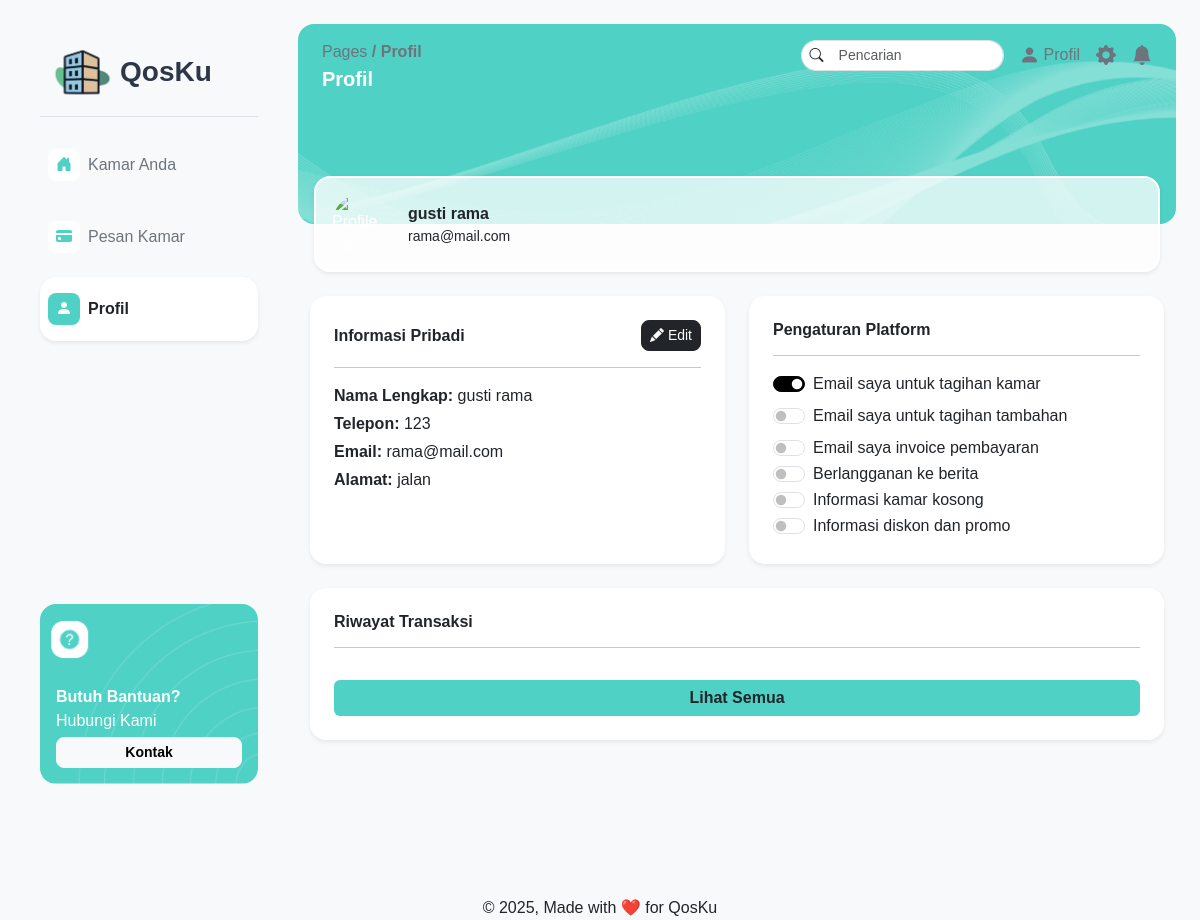
Screenshot of /pages/pelanggan/profil.php (signed in) with the database file from the repository.
### tables this page shows
CREATE TABLE `pelanggan` (
  `idPelanggan` int(11) NOT NULL,
  `username` varchar(255) NOT NULL,
  `password` varchar(255) NOT NULL,
  `namaLengkap` varchar(255) NOT NULL,
  `nomorHp` varchar(255) NOT NULL,
  `email` varchar(255) NOT NULL,
  `alamat` varchar(255) NOT NULL,
  `profilePicture` varchar(255) NOT NULL
);

### pages/pelanggan/profil.php (the view, shortened to what this page needs)
<?php
require_once "../../php/connect.php";
$stmt = $connect->prepare("SELECT * FROM pelanggan WHERE idPelanggan = ?");
$stmt->bind_param("i", $_SESSION['idPelanggan']);
$stmt->execute();
$result = $stmt->get_result();
$pelanggan = $result->fetch_assoc();
?>
<!DOCTYPE html>
<html lang="en">
<head>
    <link href="https://cdn.jsdelivr.net/npm/bootstrap@5.3.6/dist/css/bootstrap.min.css" rel="stylesheet">
    <link rel="stylesheet" href="../../assets/css/style.css">
    <link rel="stylesheet" href="https://cdn.jsdelivr.net/npm/bootstrap-icons@1.13.1/font/bootstrap-icons.min.css">
</head>
<body class="bg-light">
    <div class="d-flex min-vh-100 ms-4 me-4">
        <?php include '../../layout/pelangganNavbar.php'; ?>
        <div class="flex-grow-1">
            <div class="position-relative rounded-4 text-white"
                style="background-image:url('../../assets/img/backgroundProfil.png'); height:200px;background-size:cover; background-position:center;">
                <?php include '../../layout/pelangganHeader.php'; ?>
                <div
                    class="position-absolute"
                    style="bottom: 0; left: 0; right: 0; transform: translateY(50%); padding: 0 1rem;">
                    <div class="bg-white bg-opacity-75 rounded-4 shadow-sm d-flex align-items-center p-3 mx-auto border border-white border-2" style="max-width: 1150px;">
                        <?php
                        $profilePicture = !empty($pelanggan['profilePicture'])
                            ? "../../assets/img/" . $pelanggan['profilePicture']
                            : "../../assets/img/";
                        ?>
                        <img
                            src="<?= $profilePicture?>"
                            alt="Profile Pic"
                            class="rounded-circle me-3"
                            style="width:60px; height:60px; object-fit:cover;" />
                        <div>
                            <p class="mb-0 fw-bold text-dark"><?= htmlspecialchars($pelanggan['namaLengkap']) ?></p>
                            <p class="mb-0 text-dark small"><?= htmlspecialchars($pelanggan['email']) ?></p>
                        </div>
                    </div>
                </div>
            </div>
            <div class="pt-5 mt-4 container-fluid">
                <div class="row g-4">
                    <div class="col-md-6">
                        <div class="card shadow-sm rounded-4 p-4 h-100 border-0">
                            <div class="d-flex justify-content-between align-items-center mb-3">
                                <h6 class="fw-bold mb-0">Informasi Pribadi</h6>
                                <button class="btn btn-sm btn-dark rounded-3" data-bs-toggle="modal" data-bs-target="#editProfileModal">
                                    <i class="bi bi-pencil-fill text-white"></i> Edit
                                </button>
                            </div>
                            <hr class="mt-0">
                            <p class="mb-1"><strong>Nama Lengkap:</strong> <?= htmlspecialchars($pelanggan['namaLengkap']) ?></p>
                            <p class="mb-1"><strong>Telepon:</strong> <?= htmlspecialchars($pelanggan['nomorHp']) ?></p>
                            <p class="mb-1"><strong>Email:</strong> <?= htmlspecialchars($pelanggan['email']) ?></p>
                            <p class="mb-1"><strong>Alamat:</strong> <?= htmlspecialchars($pelanggan['alamat']) ?></p>
                        </div>
                    </div>
                    <div class="col-md-6">
                        <div class="card shadow-sm rounded-4 p-4 h-100 border-0">
                            <h6 class="fw-bold mb-3">Pengaturan Platform</h6>
                            <hr class="mt-0">
                            <div class="form-check form-switch mb-2">
                                <input class="form-check-input" type="checkbox" id="emailtagihankamar" checked>
                                <label class="form-check-label" for="emailtagihankamar">Email saya untuk tagihan kamar</label>
                            </div>
                            <div class="form-check form-switch mb-2">
                                <input class="form-check-input" type="checkbox" id="emailtagihantambahan">
                                <label class="form-check-label" for="emailtagihantambahan">Email saya untuk tagihan tambahan</label>
                            </div>
                            <div class="form-check form-switch">
                                <input class="form-check-input" type="checkbox" id="emailinvoice">
                                <label class="form-check-label" for="emailinvoice">Email saya invoice pembayaran</label>
                            </div>
                            <div class="form-check form-switch">
                                <input class="form-check-input" type="checkbox" id="langgananberita">
                                <label class="form-check-label" for="langgananberita">Berlangganan ke berita</label>
                            </div>
                            <div class="form-check form-switch">
                                <input class="form-check-input" type="checkbox" id="infokamarkosong">
                                <label class="form-check-label" for="infokamarkosong">Informasi kamar kosong</label>
                            </div>
                            <div class="form-check form-switch">
                                <input class="form-check-input" type="checkbox" id="infopromo">
                                <label class="form-check-label" for="infopromo">Informasi diskon dan promo</label>
                            </div>
                        </div>
                    </div>
                </div>
                <div class="row g-4 mt-0">
                    <div class="col-md-12">
                        <div class="card shadow-sm rounded-4 p-4 h-100 border-0">
                            <h6 class="fw-bold mb-3">Riwayat Transaksi</h6>
                            <hr class="mt-0">
                            <a class="btn btn-light w-100 text-dark fw-bold mt-3 border-0" href="riwayattransaksi.php" style="background-color: #4FD1C5;">Lihat Semua</a>
                        </div>
                    </div>
                </div>
            </div>
        </div>
    </div>
    <div class="footer text-center mt-5 pt-5">
        &copy; 2025, Made with ❤️ for QosKu
    </div>
</body>
</html>

### assets/css/style.css (style rules this page uses)
body { font-family: Helvetica, Arial, sans-serif; }
.form-check-input:checked { background-color: #000; border-color: #000; }

### rows the page displays
pelanggan: namaLengkap "gusti rama", email "rama@mail.com", nomorHp "123", alamat "jalan"

### other values shown
$page_titles[$current_page] "Profil"
